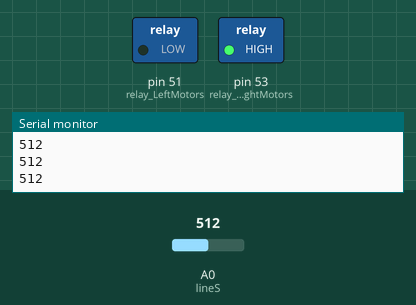
Recording of a program running on a simulated Arduino Mega 2560, built with avr-gcc and run on an emulated ATmega2560. On the bench: switched loads named in the program (green lamp = pin HIGH), the last lines printed to the serial monitor. The inputs (shaded band) are chosen by the test bench; at power-on: A0 (lineS) = 512.

Above: at 1.2 s.
1.3 s: A0 (lineS) set to 759
4.3 s: A0 (lineS) set to 785
At 5.4 s:
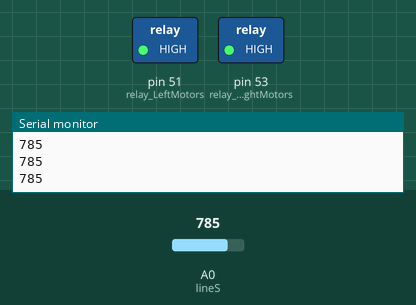
5.8 s: A0 (lineS) set to 760
8.8 s: A0 (lineS) set to 780
10.3 s: A0 (lineS) set to 716
Timing chart, 0 to 13.3 s (numbered marks = the images above; inputs shaded):
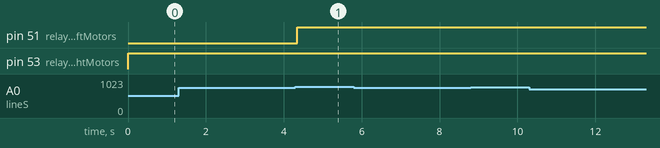

The program:

main.cpp
```cpp
//%%%%%%%%%%%%%% Check line color function %%%%%%%%%%%%%%%%%%
//Returns value from the QRE1113
//Lower numbers mean more refleacive = white
//Our sensor range for white (770-800)
//Our sensor range for black ~1001
//More than 3000 means nothing was reflected.
//%%%%%%%%%%%%%%%%%%%%%%%%%%%%%%%%%%%%%%%%%%%%%%%%%%%%%%%%%%%
#include <Arduino.h>

//Defining pins
#define relay_RightMotors 53
#define relay_LeftMotors  51
#define lineS A0

//Defining relay_RightMotors ON/OFF states
#define relay_RightMotors_ON 1		// Define relay_RightMotors on pin state
#define relay_RightMotors_OFF 0		// Define relay_RightMotors off pin state

#define relay_LeftMotors_ON 1			// Define relay_LeftMotors on pin state
#define relay_LeftMotors_OFF 0		// Define relay_LeftMotors off pin state

//Defining line sensor state
int lineSensorReads;
#define Black 0
#define White 1

//Check line sensor function
void lineSensor();
//int lineS = A0;

//motors mototion functions decleration
void ALL_forward();
void R_motorsForward();
void L_motorsForward();
void R_motorsStop();
void L_motorsStop();
void ALL_stop();

//End of white line or miss alligned function decleration
void isThisTheEnd();   //check if end of white line or miss alligned
void checkLeftSide();  //check left side of robot
void checkRightSide(); //check right side of robot
void weMissAlligned(); //miss alligned algorithm
void weMissAlligned_LEFT();  //we miss alligned to the left side
void weMissAlligned_RIGHT(); ////we miss alligned to the right side

void setup()
{
  Serial.begin(9600);

  //relay_Right/LeftMotors switch for motors setup
  pinMode(relay_RightMotors, OUTPUT);
  pinMode(relay_LeftMotors, OUTPUT);

  //LineFollow
  pinMode(lineS, INPUT);
}

void loop()
{
  lineSensor(); //Check line senso

  //Determine driving on white line or verify stop
  if (lineSensorReads == White)
  {
    ALL_forward();
  }
  else
  {
    isThisTheEnd();
  }
}

/***********************************************************************
 ***********************************************************************
 *              All created function decleration below
 ***********************************************************************
***********************************************************************/
//Check line sensor
void lineSensor()
{
  //Reading Line Sensor
  int CENTER_LINE_SENSOR = analogRead(lineS);

  //determine if standing on white or black
  if(CENTER_LINE_SENSOR >= 770 && CENTER_LINE_SENSOR <= 850)
  {
    lineSensorReads = White;
  }
  else
  {
    lineSensorReads = Black;
  }
  //Serial print for testing
  Serial.println(CENTER_LINE_SENSOR);
}

//Check if this is the end of white line
void isThisTheEnd()
{
  //first check both the left and right sides, starting with left side
  checkLeftSide();
}

//Check left side of robot
void checkLeftSide()
{
  //turn right motors for 50ms to turn left
  digitalWrite(relay_RightMotors, relay_RightMotors_ON);
  delay(50); //Delay for 50ms
  digitalWrite(relay_RightMotors, relay_RightMotors_OFF);

  lineSensor();
  if (lineSensorReads == White)
  {
    digitalWrite(relay_RightMotors, relay_RightMotors_ON);
  }
  else
  {
    void stop();
  }
}

//Drive motors forward
void ALL_forward()
{
  digitalWrite(relay_RightMotors, relay_RightMotors_ON);
  digitalWrite(relay_LeftMotors, relay_LeftMotors_ON);
  lineSensor();
}

//Stop all motors
void stop()
{
  digitalWrite(relay_RightMotors, relay_RightMotors_OFF);
  digitalWrite(relay_LeftMotors, relay_LeftMotors_OFF);
}
```

Measured:
- the behaviour switches between 769 and 770 on A0 (lineS) (found by bisection; images 0 and 1)
- after the input at 4.3 s, pin 51 (relay_LeftMotors): LOW → HIGH after 0.05 s
